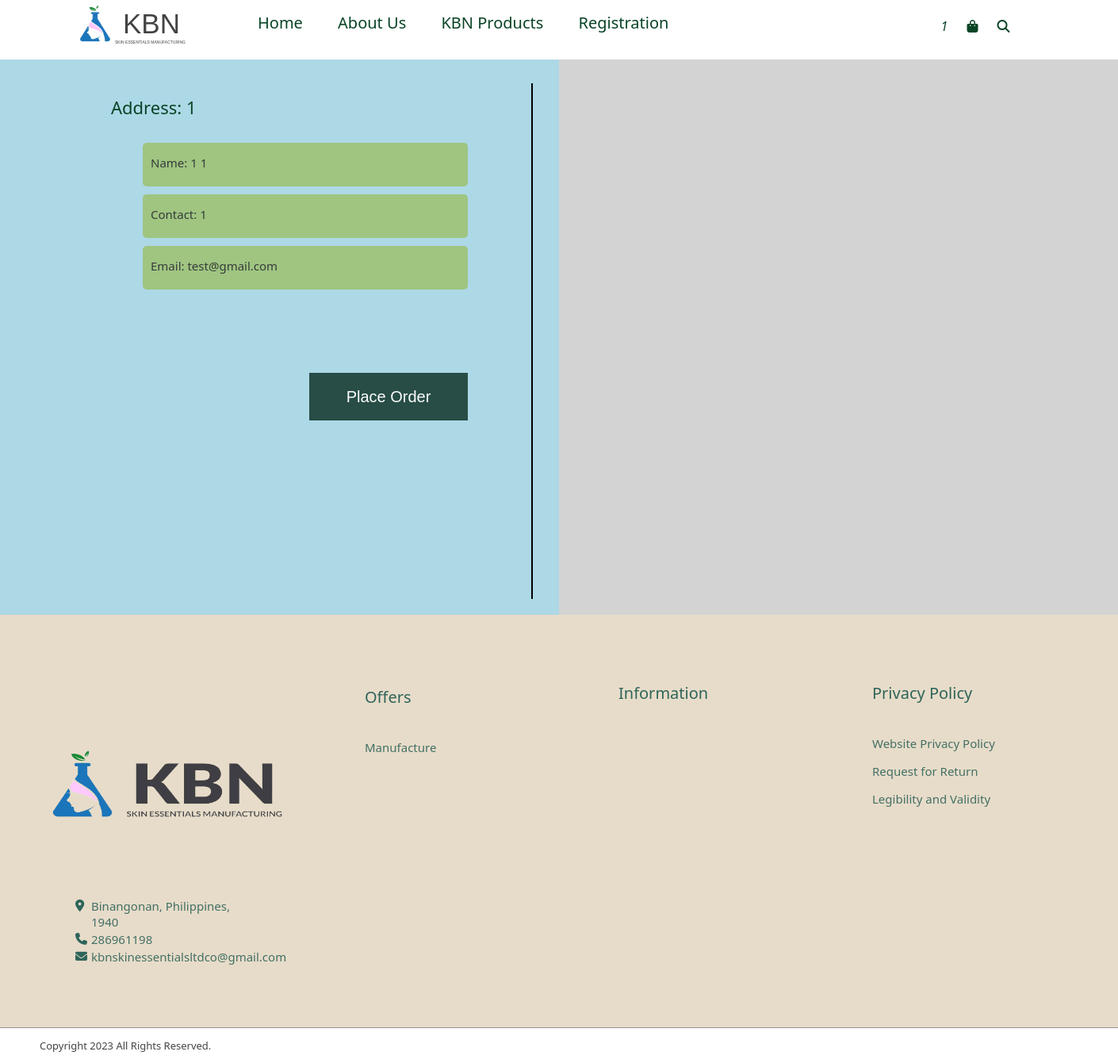
The app's page /orderCheckOut/test.php (signed in) with its own data.
### tables this page shows
CREATE TABLE `tblcustomerinformation` (
  `UserID` varchar(25) NOT NULL,
  `Lastname` varchar(20) NOT NULL,
  `Firstname` varchar(20) NOT NULL,
  `MI` varchar(5) DEFAULT NULL,
  `Address` text NOT NULL,
  `Number` varchar(15) NOT NULL,
  `Description` text DEFAULT NULL,
  `Discount` float DEFAULT NULL,
  `email` varchar(100) NOT NULL,
  `AccountType` varchar(100) NOT NULL
);

### orderCheckOut/test.php (the view, shortened to what this page needs)
<!DOCTYPE html>
<html>
<head>
    <link rel="stylesheet" href="https://cdnjs.cloudflare.com/ajax/libs/font-awesome/6.3.0/css/all.min.css" />
    <link rel="stylesheet" href="../css/style.css">
    <link rel="stylesheet" href="../css/orderCheckout.css">
</head>
<body>
  <div class="topNavOrder">
    <?php include('../includesPHP/topNav.php')?>
  <div class="container">
    <div class="left-div">
            <div class="deliveryAdd">
                <p class="deliveryTitle">Address: <?php echo $row['Address']?></p>
                <p class="clientInfo">Name: <?php echo $row['Firstname'] . " " . $row['Lastname'] ?></p>
                <p class="clientNo">Contact: <?php echo $row['Number']?></p>
                <p class="clientEmailAddress">Email: <?php echo $row['email']?></p>
                <button class="placeOrderButton" onclick="placeOrder()">Place Order</button>
            </div>
    </div>
    <div class="right-div">
    </div>
  </div>
    <?php include('../includesPHP/footer.php')?>
</body>
</html>

### css/style.css (style rules this page uses)
body { margin: 0px auto 0px auto; font-family: Post Grotesk,ui-sans-serif,system-ui,-apple-system,BlinkMacSystemFont,"Segoe UI",Roboto,"Helvetica Neue",Arial,"Noto Sans",sans-serif,"Apple Color Emoji","Segoe UI Emoji","Segoe UI Symbol","Noto Color Emoji"; }
.deliveryAdd, .prToPayClientInfo { border-right: 2px solid rgb(0, 0, 0); height: 650px; width: 550px; margin: 10px auto auto 100px; float: left; left: 0px; }
.deliveryTitle { font-size: 22px; color: rgb(9, 68, 38); margin: 15px auto 30px 20px; }
.clientInfo, .clientAddress, .clientNo, .clientAddress, .zipCode, .clientEmailAddress { font-size: 15px; color: rgb(55, 59, 58); margin: 10px auto 5px 60px; width: 400px; height: 40px; padding-top: 15px; padding-left: 10px; background-color: #9fc581; border-radius: 5px; }
.placeOrderButton { width: 200px; height: 60px; border: none; float: left; margin-left: 270px; margin-top: 100px; background-color: #274d46; }
::placeholder { color: white; opacity: 1; }
p { font-size: 20px; }
button { background-color: rgb(9, 68, 38); font-size: 20px; width: 360px; height: 40px; margin: 20px auto auto 65px; color: #fcfcfc; }

### css/orderCheckout.css (style rules this page uses)
.container { display: flex; flex-direction: row; height: 100%; }
.left-div, .right-div { flex-grow: 1; width: 50%; padding: 20px; }
.left-div { background-color: lightblue; }
.right-div { background-color: lightgray; }
.topNavOrder { height: 75px; }

### records on screen
tblcustomerinformation: Address "1", Firstname "1", Lastname "1", Number "1", email "test@gmail.com"

### other values on screen
$_SESSION['username'] "1"
